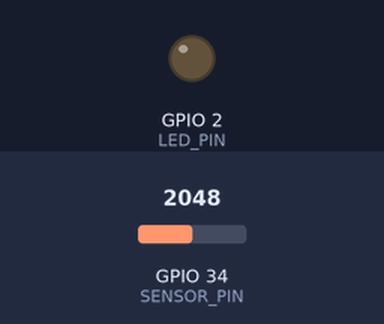
Recording of a sketch running on a simulated ESP32. On the bench: output pins drawn as LEDs (lit = HIGH). The inputs (shaded band) are chosen by the test bench; at power-on: GPIO 34 (SENSOR_PIN) = 2048 (analog values on the 0–4095 scale). WiFi joins after 1.5 s; servers stay silent unless stated; no MQTT or app messages arrive unless stated.

Above: at 2.7 s.
2.8 s: GPIO 34 (SENSOR_PIN) set to 1961
At 3.6 s:
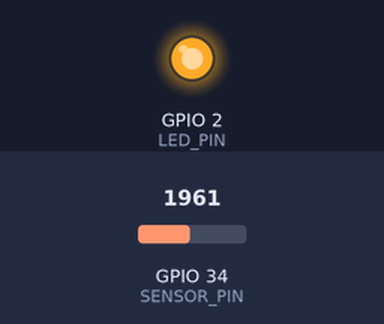
4.3 s: GPIO 34 (SENSOR_PIN) set to 2040
At 4.7 s:
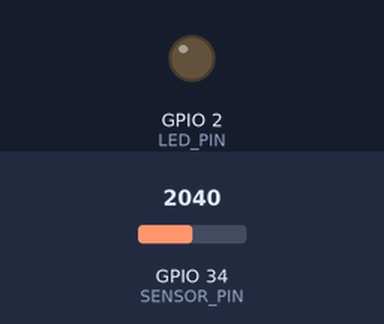
5.8 s: GPIO 34 (SENSOR_PIN) set to 1960
At 7.1 s:
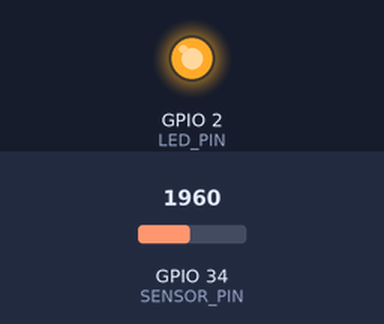
Timing chart, 0 to 8.8 s (numbered marks = the images above; inputs shaded):
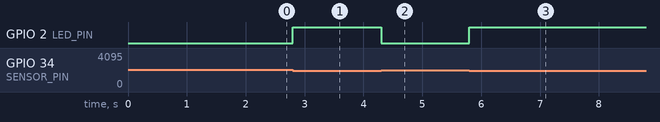

Measured:
- the behaviour switches between 2000 and 1999 on GPIO 34 (SENSOR_PIN) (found by bisection; images 0 and 1)
- after the input at 2.8 s, GPIO 2 (LED_PIN): LOW → HIGH at once
- after the input at 4.3 s, GPIO 2 (LED_PIN): HIGH → LOW at once
- after the input at 5.8 s, GPIO 2 (LED_PIN): LOW → HIGH at once

The sketch:

lab-1-onoff.ino
```cpp
/*
Lab 1: Basic Closed-Loop CPS (On/Off control)
- Publishes sensor to: cps/ctrl/sensor
- Subscribes setpoint from: cps/ctrl/setpoint  (JSON: {"sp":1234})
- Publishes status to: cps/ctrl/status
*/

#include <WiFi.h>
#include <PubSubClient.h>
#include <ArduinoJson.h>

// ====== USER CONFIG ======
const char* WIFI_SSID = "YOUR_WIFI";
const char* WIFI_PASS = "YOUR_PASS";
const char* MQTT_HOST = "192.168.1.10";   // Mosquitto IP
const uint16_t MQTT_PORT = 1883;
// =========================

static const int SENSOR_PIN = 34; // ADC
static const int LED_PIN    = 2;  // digital output

WiFiClient espClient;
PubSubClient mqtt(espClient);

const char* TOPIC_SENSOR   = "cps/ctrl/sensor";
const char* TOPIC_SETPOINT = "cps/ctrl/setpoint";
const char* TOPIC_STATUS   = "cps/ctrl/status";

volatile int setpoint = 2000; // ADC 0..4095 default

unsigned long lastPubMs = 0;
const unsigned long PUB_PERIOD_MS = 250;

void connectWiFi() {
  WiFi.mode(WIFI_STA);
  WiFi.begin(WIFI_SSID, WIFI_PASS);
  while (WiFi.status() != WL_CONNECTED) delay(250);
}

void mqttCallback(char* topic, byte* payload, unsigned int length) {
  StaticJsonDocument<128> doc;
  DeserializationError err = deserializeJson(doc, payload, length);
  if (!err && doc["sp"].is<int>()) {
    setpoint = doc["sp"].as<int>();
    if (setpoint < 0) setpoint = 0;
    if (setpoint > 4095) setpoint = 4095;
  }
}

void connectMQTT() {
  mqtt.setServer(MQTT_HOST, MQTT_PORT);
  mqtt.setCallback(mqttCallback);
  while (!mqtt.connected()) {
    String cid = "esp32-lab1-" + String((uint32_t)ESP.getEfuseMac(), HEX);
    if (mqtt.connect(cid.c_str())) {
      mqtt.subscribe(TOPIC_SETPOINT);
    } else {
      delay(500);
    }
  }
}

void setup() {
  pinMode(LED_PIN, OUTPUT);
  digitalWrite(LED_PIN, LOW);
  analogReadResolution(12); // 0..4095

  connectWiFi();
  connectMQTT();
}

void loop() {
  if (WiFi.status() != WL_CONNECTED) connectWiFi();
  if (!mqtt.connected()) connectMQTT();
  mqtt.loop();

  int y = analogRead(SENSOR_PIN);

  // Bang-bang control: LED ON when y < setpoint
  bool ledOn = (y < setpoint);
  digitalWrite(LED_PIN, ledOn ? HIGH : LOW);

  // Publish telemetry
  unsigned long now = millis();
  if (now - lastPubMs >= PUB_PERIOD_MS) {
    lastPubMs = now;

    StaticJsonDocument<128> sdoc;
    sdoc["ts"] = (uint32_t)now;
    sdoc["y"]  = y;
    sdoc["sp"] = setpoint;
    char buf[128];
    size_t n = serializeJson(sdoc, buf);
    mqtt.publish(TOPIC_SENSOR, buf, n);

    StaticJsonDocument<96> st;
    st["led"] = ledOn ? 1 : 0;
    char buf2[96];
    n = serializeJson(st, buf2);
    mqtt.publish(TOPIC_STATUS, buf2, n);
  }
}
```
